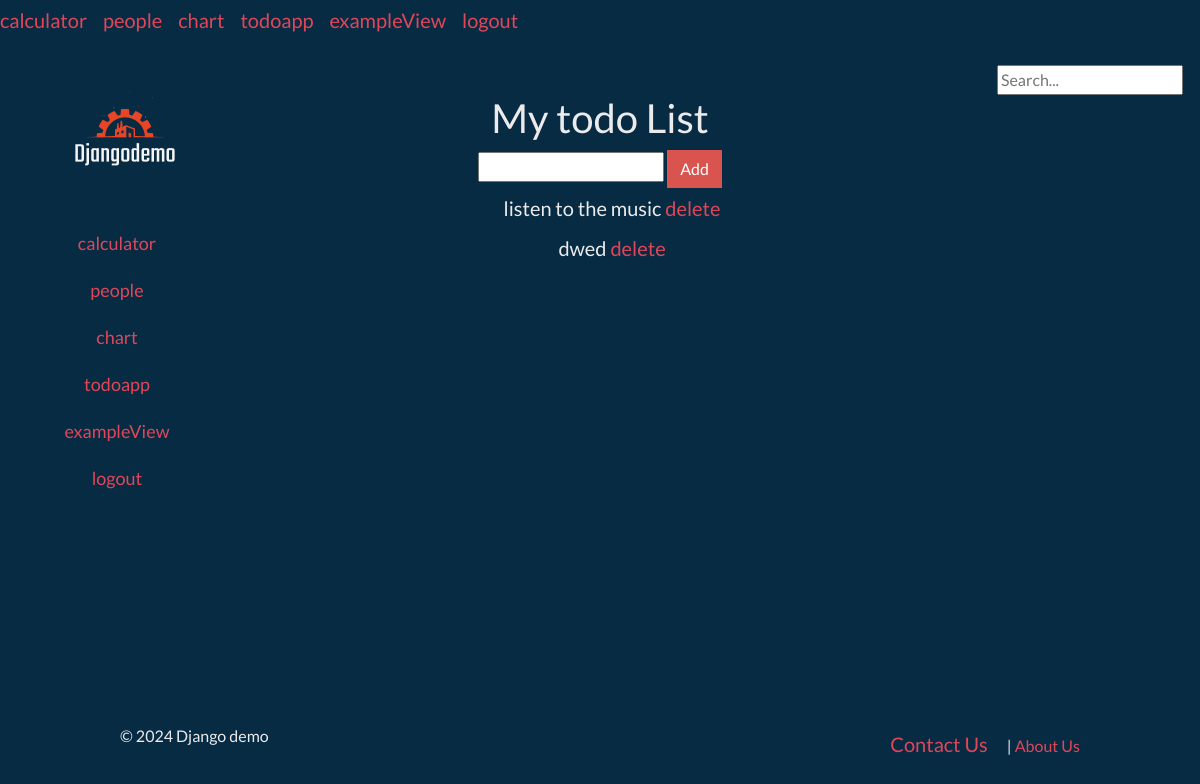
The page /todoapp/ (signed in) on the database as committed earlier.
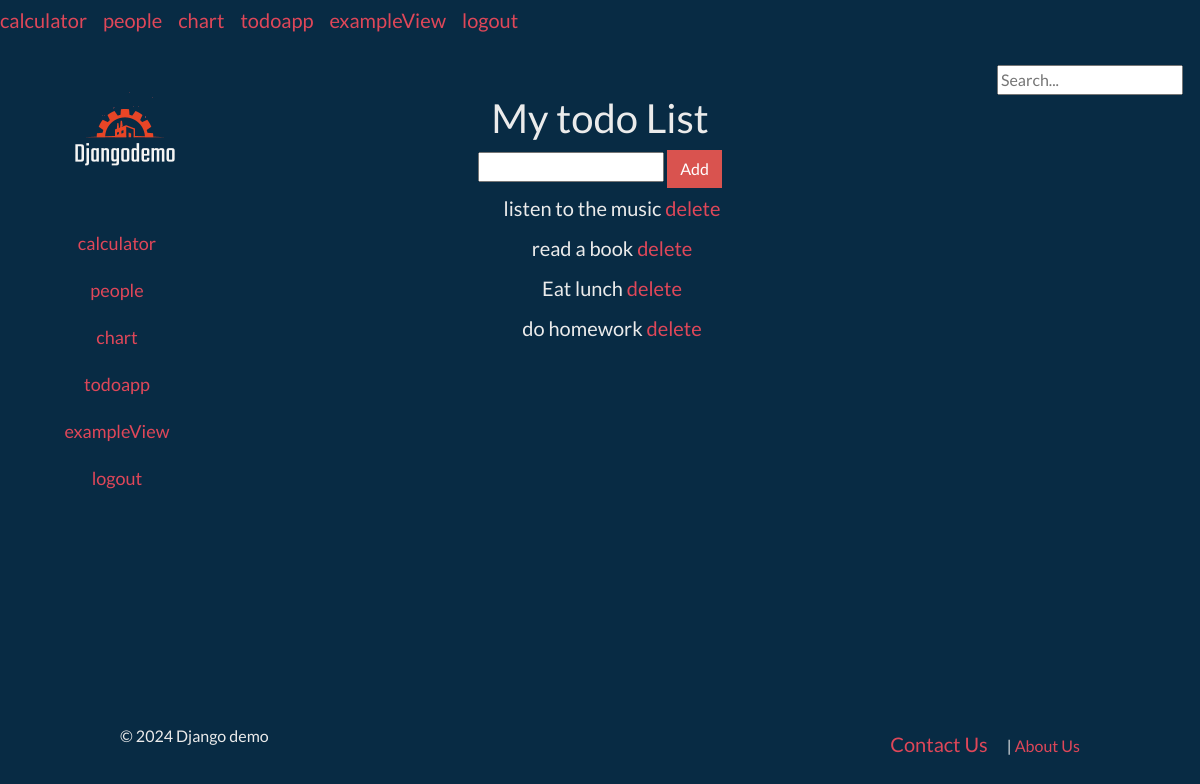
The same page on the database as committed later.
### calculator/models.py (models this page shows)
class TodoListItem(models.Model):
    content = models.TextField()

### calculator/todoappView.py (the view, shortened to what this page needs)
# urls.py: path('todoapp/', TodoappView.as_view(), name='todoapp'),
class TodoappView(Todoapp):
    def get(self, request):
      all_todo_items = TodoListItem.objects.all()
      context = {'all_todo_items': all_todo_items, 'aString': aString}
      return render(request, self.template_name, context)

### calculator/templatetags/Gema.py (called while the page is built)
@register.inclusion_tag('calculator/Gema.html')
def Gema(aId=None, item_pk=None, aText=None):
  if item_pk is None:
    url = reverse(aText)
  else:
    url = reverse(aText, kwargs={'pk': item_pk})
  return { 'aId':aId, 'url': url, 'aText':aText}

### calculator/templatetags/Gembutton.py (called while the page is built)
@register.inclusion_tag('calculator/Gembutton.html')
def Gembutton(buttonType=None,  buttonName=None, buttonContent=None, buttonEvent=None):
    return {"buttonType": buttonType, "buttonName": buttonName, "buttonContent": buttonContent, "buttonEvent": buttonEvent}

### calculator/templatetags/Gemdiv.py (called while the page is built)
@register.inclusion_tag('calculator/Gemdiv.html')
def Gemdiv(divClass=None):
    return {'divClass': divClass}

### calculator/templatetags/Gemfooter.py (called while the page is built)
@register.inclusion_tag('calculator/Gemfooter.html')
def Gemfooter():
    return {}

### calculator/templatetags/Gemform.py (called while the page is built)
@register.inclusion_tag('calculator/Gemform.html')
def Gemform(formMethod=None):
    return {"formMethod": formMethod}

### calculator/templatetags/Gemh1.py (called while the page is built)
@register.inclusion_tag('calculator/Gemh1.html')
def Gemh1(h1Content=None):
    return {"h1Content": h1Content}

### calculator/templatetags/Gemli.py (called while the page is built)
@register.inclusion_tag('calculator/Gemli.html')
def Gemli(liClass = None,liContent=None):
    return {'liClass': liClass,'liContent': liContent}

### calculator/templatetags/Gemlink.py (called while the page is built)
@register.inclusion_tag('calculator/Gemlink.html')
def Gemlink():
    return {}

### calculator/templates/calculator/extendedhtml/todolist.html (shortened to what this page needs)
<!DOCTYPE html>
{% load static %}
{% load Gemspan %}
{% load Gemtags %}
{% load Gema %}
{% load Gemfooter %}
{% load Gemdiv %}
{% load endGemdiv %}
{% load Gemh1%}
{% load Gemp%}
{% load Gemform %}
{% load Gembutton%}
{% load endGemform %}
{% load Geminput %}
{% load Gemul%}
{% load endGemul%}
{% load Gemli%}
{% load Gemlink%}
{% load endGemli%}
{% load Gemnav%}
{% load endGemnav%}
{% Gemhead %}
  {% Gemlink %}
{% endGemhead %}
{% Gemnav %}
{% for a in aString%}
  {% Gema aText=a%}
{% endfor %}
{% endGemnav %}
{% Gemdiv "sidebar-container" %}
  <a href="{% url 'admin:index' %}">
    <img src="{% static 'css/images/umsra_logo.png' %}" height="100px" />
  </a>
{% Gemdiv "sidebar" %}
      {% for a in aString %}
      {% Gema  aText=a %}
    {% endfor %}
    {% endGemdiv %}
    {% endGemdiv %}
{% Gemform "post"%}
  {% Gemdiv "search-container" %}
  {% Gemdiv "search-bar" %}
  {% Geminput inputType="text" inputName="query" inputId="query" inputPlaceholder="Search..." %}
{% endGemdiv %}
{% endGemdiv %}
{% endGemform %}
  {% Gemdiv %}
  {% Gemh1 "My todo List" %}
  {% Gemform "post"%}
    {% Geminput inputType="text" inputName="content"%}
    {% Gembutton "submit"  "addTodoItem" "Add" %}
  {% endGemform %}
  {% Gemul  %}
      {% for item in all_todo_items %}
        {% Gemli "liclass" item.content %}
          {% Gemform "post" %}
              {% Gema item_pk=item.pk aText='delete'  %}
          {% endGemform %}
        {% endGemli %}
      {%endfor%}
      {% endGemul %}
    {% endGemdiv %}
    {% Gemfooter %}

### calculator/templates/calculator/Gema.html
<a class="navbar-brand" href = "{{ url }}" >{{aText}}</a>

### calculator/templates/calculator/Gemli.html
<li styles="list-style:none" class="{{liClass}}">{{liContent}}

Rows that differ between the two databases and show on the page:
removed TodoListItem: content "dwed", aText "delete"
added TodoListItem: content "read a book", aText "delete"
added TodoListItem: content "Eat lunch", aText "delete"
added TodoListItem: content "do homework", aText "delete"
